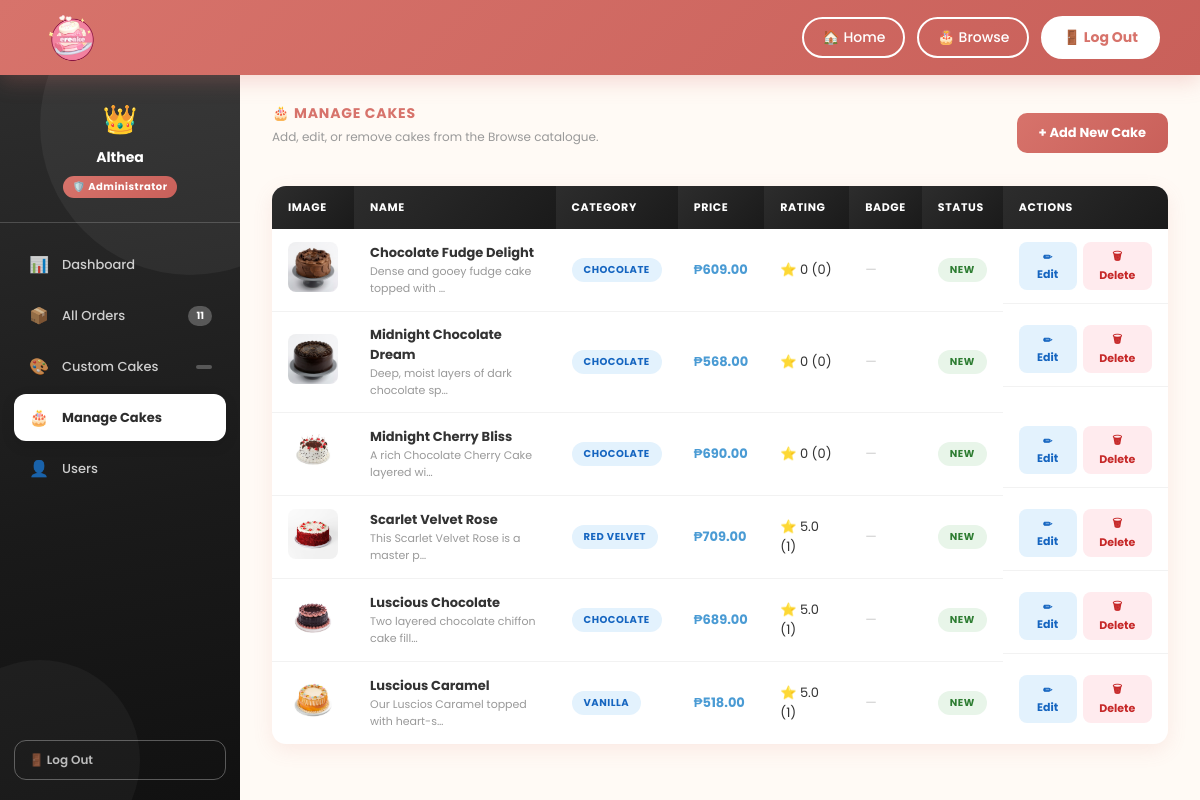
The page /admin-panel/cakes/ (signed in) on the database its author committed.
### creake/models.py (models this page shows, shortened)
class Cake(models.Model):
    CATEGORY_CHOICES = [
        ('chocolate', 'Chocolate'),
        ('vanilla', 'Vanilla'),
        ('strawberry', 'Strawberry'),
        ('redvelvet', 'Red Velvet'),
    ]
    name = models.CharField(max_length=100)
    category = models.CharField(max_length=20, choices=CATEGORY_CHOICES)
    description = models.TextField()
    price = models.DecimalField(max_digits=6, decimal_places=2)
    image = models.ImageField(upload_to='cakes/', blank=True, null=True)
    badge = models.CharField(max_length=50, blank=True, null=True)
    is_new = models.BooleanField(default=False)
    created_at = models.DateTimeField(auto_now_add=True)
    created_by = models.ForeignKey(User, on_delete=models.CASCADE, related_name='created_cakes', null=True, blank=True)
    class Meta:
        ordering = ['-created_at']
    @property
    def rating(self):
        from django.db.models import Avg
        avg = self.ratings.aggregate(Avg('rating'))['rating__avg']
        return round(avg, 1) if avg else 0
    @property
    def review_count(self):
        return self.ratings.count()

### creake/views.py (the view)
# urls.py: path('admin-panel/cakes/', views.admin_cakes, name='admin_cakes'),
@login_required
@user_passes_test(is_admin, login_url='creake:index')
def admin_cakes(request):
    cakes = Cake.objects.all()
    context = {
        'cakes': cakes,
        'pending_orders_count': Order.objects.filter(status='pending').count(),
        'pending_custom_count': Order.objects.filter(is_custom_cake=True, custom_status='pending').count(),
    }
    return render(request, 'creake/admin_cakes.html', context)

### creake/views.py (called while the page is built)
def is_admin(user):
    return user.is_authenticated and user.is_staff

### creake/templates/creake/admin_cakes.html (shortened to what this page needs)
{% extends 'creake/base_admin.html' %}
{% block nav_cakes %}active{% endblock %}
{% block content %}
<div style="display:flex;justify-content:space-between;align-items:center;flex-wrap:wrap;gap:12px;">
  <div>
    <div class="section-title">&#127874; Manage Cakes</div>
    <div class="section-sub">Add, edit, or remove cakes from the Browse catalogue.</div>
  </div>
  <button class="btn-primary" onclick="openAddModal()">+ Add New Cake</button>
</div>
{% if cakes %}
<table class="admin-table">
  <thead>
    <tr>
      <th>Image</th>
      <th>Name</th>
      <th>Category</th>
      <th>Price</th>
      <th>Rating</th>
      <th>Badge</th>
      <th>Status</th>
      <th>Actions</th>
    </tr>
  </thead>
  <tbody>
    {% for cake in cakes %}
    <tr>
      <td>
        {% if cake.image %}
        <img src="{{ cake.image.url }}" alt="{{ cake.name }}" style="width:50px;height:50px;object-fit:cover;border-radius:8px;">
        {% else %}
        <div style="width:50px;height:50px;background:#ffe4f6;border-radius:8px;display:flex;align-items:center;justify-content:center;font-size:20px;">&#127874;</div>
        {% endif %}
      </td>
      <td><strong>{{ cake.name }}</strong><div style="font-size:11px;color:var(--text-muted);">{{ cake.description|truncatechars:40 }}</div></td>
      <td><span class="badge badge-paid">{{ cake.get_category_display }}</span></td>
      <td><strong style="color:var(--blue-dark);">&#8369;{{ cake.price }}</strong></td>
      <td>&#11088; {{ cake.rating }} ({{ cake.review_count }})</td>
      <td>{% if cake.badge %}<span class="badge badge-approved">{{ cake.badge }}</span>{% else %}<span style="color:#ccc;">—</span>{% endif %}</td>
      <td>{% if cake.is_new %}<span class="badge badge-approved">New</span>{% else %}<span class="badge badge-pending">Regular</span>{% endif %}</td>
      <td style="display:flex;gap:6px;">
        <button onclick="openEditModal({{ cake.id }}, '{{ cake.name|escapejs }}', '{{ cake.category }}', '{{ cake.price }}', '{{ cake.description|escapejs }}', {{ cake.is_new|yesno:'true,false' }})" class="btn-action btn-edit">&#9999; Edit</button>
        <form method="post" action="{% url 'creake:admin_delete_cake' cake.id %}" onsubmit="return confirm('Delete {{ cake.name|escapejs }}?');">
          <button type="submit" class="btn-action btn-delete">&#128465; Delete</button>
        </form>
      </td>
    </tr>
    {% endfor %}
  </tbody>
</table>
{% else %}
<div class="admin-empty">
  <div class="empty-icon">&#127874;</div>
  <p>No cakes yet. Add your first cake!</p>
</div>
{% endif %}
{% endblock %}

### creake/templates/creake/base_admin.html (shortened to what this page needs)
{% load static %}
<!DOCTYPE html>
<html lang="en">
<head>
<link rel="stylesheet" href="{% static 'creake/css/dashboard.css' %}">
</head>
<body>
<header class="site-header">
  <div class="header-logo">
    <a href="{% url 'creake:admin_dashboard' %}">
      <img src="{% static 'creake/images/creaked.png' %}" alt="CREAKE">
    </a>
  </div>
  <nav class="header-nav">
    <a href="{% url 'creake:index' %}">&#127968; Home</a>
    <a href="{% url 'creake:index' %}#main-content">&#127874; Browse</a>
    <form method="post" action="{% url 'creake:logout' %}" style="margin:0;">
      <button type="submit" class="user-nav-btn" style="cursor:pointer;">
        &#128682; Log Out
      </button>
    </form>
  </nav>
</header>
<div class="db-page">
  <aside class="db-side">
    <div class="side-avatar">
      <div class="admin-crown">&#128081;</div>
      <h3>{{ request.user.get_full_name|default:request.user.username }}</h3>
      <div class="side-badge">&#128737;&#65039; Administrator</div>
    </div>
    <nav class="side-nav">
      <a class="nav-item {% block nav_dashboard %}{% endblock %}" href="{% url 'creake:admin_dashboard' %}">
        <span class="nav-icon">&#128202;</span> Dashboard
      </a>
      <a class="nav-item {% block nav_orders %}{% endblock %}" href="{% url 'creake:admin_orders' %}">
        <span class="nav-icon">&#128230;</span> All Orders
        <span class="nav-badge">{{ pending_orders_count|default:"" }}</span>
      </a>
      <a class="nav-item {% block nav_custom_cakes %}{% endblock %}" href="{% url 'creake:admin_custom_cakes' %}">
        <span class="nav-icon">&#127912;</span> Custom Cakes
        <span class="nav-badge">{{ pending_custom_count|default:"" }}</span>
      </a>
      <a class="nav-item {% block nav_cakes %}{% endblock %}" href="{% url 'creake:admin_cakes' %}">
        <span class="nav-icon">&#127874;</span> Manage Cakes
      </a>
      <a class="nav-item {% block nav_users %}{% endblock %}" href="{% url 'creake:admin_users' %}">
        <span class="nav-icon">&#128100;</span> Users
      </a>
    </nav>
    <div class="side-bottom">
      <form method="post" action="{% url 'creake:logout' %}" style="margin:0;">
        <button type="submit" class="side-logout">&#128682; Log Out</button>
      </form>
    </div>
  </aside>
  <main class="db-main">
    <div class="db-body">
      {% block content %}{% endblock %}
    </div>
  </main>
</div>
</body>
</html>

### creake/static/creake/css/dashboard.css (style rules this page uses)
*, *::before, *::after { margin:0; box-sizing:border-box }
html, body { width:100%; min-height:100%; overflow-x:hidden; }
body { font-family:'Poppins',sans-serif; background:#fffaf5; color:#333; }
:root { --coral:#d7736b; --coral-dark:#c9605a; --coral-light:#ffe4f6; --blue:#5fb7f9; --blue-dark:#4a9bd4; --text:#333; --text-muted:#999; --text-soft:#666; --shadow:0 6px 20px rgba(215,115,107,0.12); --shadow-hover:0 14px 40px rgba(215,115,107,0.2); --radius:16px; --radius-sm:10px; }
.site-header { position:fixed; top:0; left:0; right:0; height:75px; padding:0 40px; display:flex; justify-content:space-between; align-items:center; background:linear-gradient(135deg,#d7736b 0%,#c9605a 100%); box-shadow:0 6px 20px rgba(215,115,107,0.25); z-index:1000; }
.header-logo img { height:65px; transition:0.3s; cursor:pointer; }
.header-nav { display:flex; gap:12px; align-items:center; }
.header-nav a { background:transparent; border:2px solid white; padding:8px 18px; border-radius:25px; font-weight:500; color:white; transition:all 0.3s; font-size:14px; font-family:'Poppins',sans-serif; text-decoration:none; display:flex; align-items:center; gap:6px; }
.user-nav-btn { background:white !important; border:2px solid white !important; color:#d7736b !important; font-weight:700 !important; padding:9px 20px !important; border-radius:25px !important; cursor:pointer !important; font-size:14px !important; font-family:'Poppins',sans-serif !important; display:flex !important; align-items:center !important; gap:6px !important; }
.db-page { padding-top:75px; display:flex; min-height:100vh; }
.db-side { width:240px; flex-shrink:0; background:linear-gradient(170deg,#d7736b 0%,#c9605a 60%,#b84e47 100%); display:flex; flex-direction:column; position:fixed; top:75px; left:0; bottom:0; overflow:hidden; z-index:100; }
.db-side::before { content:''; position:absolute; width:300px; height:300px; border-radius:50%; background:rgba(255,255,255,0.05); top:-100px; right:-100px; pointer-events:none; }
.db-side::after { content:''; position:absolute; width:200px; height:200px; border-radius:50%; background:rgba(255,255,255,0.04); bottom:-60px; left:-60px; pointer-events:none; }
.side-avatar { display:flex; flex-direction:column; align-items:center; padding:24px 20px; border-bottom:1px solid rgba(255,255,255,0.18); position:relative; z-index:1; }
.side-avatar h3 { color:white; font-size:14px; font-weight:700; margin-bottom:2px; }
.side-badge { background:rgba(255,255,255,0.2); color:white; font-size:10px; font-weight:700; padding:3px 10px; border-radius:20px; margin-top:6px; letter-spacing:0.5px; }
.side-nav { padding:18px 14px; flex:1; position:relative; z-index:1; }
.nav-item { display:flex; align-items:center; gap:12px; padding:11px 14px; border-radius:12px; color:rgba(255,255,255,0.78); font-size:13px; font-weight:500; transition:all 0.25s; margin-bottom:4px; text-decoration:none; }
.nav-item.active { background:white; color:var(--coral); font-weight:700; box-shadow:0 4px 14px rgba(0,0,0,0.12); }
.nav-icon { font-size:16px; width:22px; text-align:center; }
.nav-badge { margin-left:auto; background:rgba(255,255,255,0.25); color:white; font-size:10px; font-weight:700; padding:2px 8px; border-radius:20px; }
.side-bottom { padding:0 14px 20px; position:relative; z-index:1; }
.side-logout { width:100%; padding:10px 14px; border:1.5px solid rgba(255,255,255,0.3); border-radius:12px; color:rgba(255,255,255,0.7); font-size:12px; font-weight:600; cursor:pointer; background:transparent; transition:all 0.2s; display:flex; align-items:center; gap:8px; font-family:'Poppins',sans-serif; }
.db-main { flex:1; margin-left:240px; }
.db-body { padding:28px 32px; display:flex; flex-direction:column; gap:24px; }
.section-title { font-size:14px; font-weight:700; color:var(--coral); text-transform:uppercase; letter-spacing:0.8px; margin-bottom:4px; }
.section-sub { font-size:12px; color:var(--text-muted); margin-bottom:16px; }

### rows shown on the page
Cake: image (picture), name "Chocolate Fudge Delight", description "Dense and gooey fudge cake topped with …", category "CHOCOLATE", price "609.00", rating "0", review_count "0", is_new "NEW"
Cake: image (picture), name "Midnight Chocolate Dream", description "Deep, moist layers of dark chocolate sp…", category "CHOCOLATE", price "568.00", rating "0", review_count "0", is_new "NEW"
Cake: image (picture), name "Midnight Cherry Bliss", description "A rich Chocolate Cherry Cake layered wi…", category "CHOCOLATE", price "690.00", rating "0", review_count "0", is_new "NEW"
Cake: image (picture), name "Scarlet Velvet Rose", description "This Scarlet Velvet Rose is a master p…", category "RED VELVET", price "709.00", rating "5.0", review_count "1", is_new "NEW"
Cake: image (picture), name "Luscious Chocolate", description "Two layered chocolate chiffon cake fill…", category "CHOCOLATE", price "689.00", rating "5.0", review_count "1", is_new "NEW"
Cake: image (picture), name "Luscious Caramel", description "Our Luscios Caramel topped with heart-s…", category "VANILLA", price "518.00", rating "5.0", review_count "1", is_new "NEW"

### other values the page prints
{{ request.user.get_full_name|default:request.user.username }} "Althea"
{{ pending_orders_count|default:"" }} "11"
